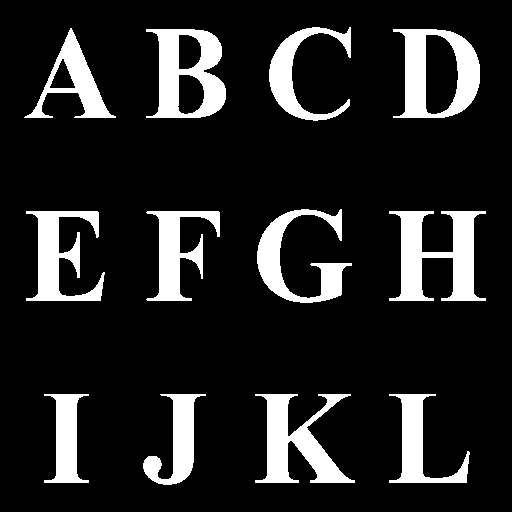
#> input picture 15_thinning/images/abc.bmp, 512 x 512 px
$ python 4_skeletonization.py
#> lines starting #> are read from the running program, lines starting #| are printed output that depends on the picture; after the words box and inside, x2 and y2 are one past the last pixel; in counts of white or black regions, pixels touching at a corner belong together
#> in main, `img  = cv2.imread("./images/abc.bmp", -1)`: img: shape (512, 512); 14% white; 12 white regions, largest, box (x1, y1, x2, y2) and area: (389, 211, 486, 301) 4355, (146, 29, 226, 118) 3936, (393, 29, 480, 118) 3876
import numpy as np
import cv2

def skeletonization(f):
    nr, nc = f.shape[:2]
#> nr = 512; nc = 512
    temp = f.copy()
    g = f.copy()
    change = True
    step = 1
    while change:
        change = False
        if step == 1:
            for x in range(1, nr):
                for y in range(1, nc):
                    p = [False] * 10
                    if temp[x,y] != 0:
                        if temp[x-1,y]   != 0:  p[2] = True
                        if temp[x-1,y+1] != 0:  p[3] = True
                        if temp[x,y+1]   != 0:  p[4] = True
                        if temp[x+1,y+1] != 0:  p[5] = True
                        if temp[x+1,y]   != 0:  p[6] = True
                        if temp[x+1,y-1] != 0:  p[7] = True
                        if temp[x,y-1]   != 0:  p[8] = True
                        if temp[x-1,y-1] != 0:  p[9] = True
                        N = 0
                        for k in range(2, 10):
                            if p[k] == True:
                                N += 1
                        T = 0
                        for k in range(2, 9):
                            if p[k] == False and p[k + 1] == True:
                                T += 1
                        if p[9] == False and p[2] == True:
                            T += 1
                        if ((N >= 2 and N <= 6) and (T == 1) and
                           ((p[2] and p[4] and p[6]) == False) and
                           ((p[4] and p[6] and p[8]) == False)):
                            g[x,y] = 0
                            change = True
        if step == 2:
            for x in range(1, nr):
                for y in range(1, nc):
                    p = [False] * 10
                    if temp[x,y] != 0:
                        if temp[x-1,y]   != 0:  p[2] = True
                        if temp[x-1,y+1] != 0:  p[3] = True
                        if temp[x,y+1]   != 0:  p[4] = True
                        if temp[x+1,y+1] != 0:  p[5] = True
                        if temp[x+1,y]   != 0:  p[6] = True
                        if temp[x+1,y-1] != 0:  p[7] = True
                        if temp[x,y-1]   != 0:  p[8] = True
                        if temp[x-1,y-1] != 0:  p[9] = True
                        N = 0
                        for k in range(2, 10):
                            if p[k] == True:
                                N += 1
                        T = 0
                        for k in range(2, 9):
                            if p[k] == False and p[k + 1] == True:
                                T += 1
                        if p[9] == False and p[2] == True:
                            T += 1
                        if ((N >= 2 and N <= 6) and (T == 1) and
                           ((p[2] and p[4] and p[8] ) == False) and
                           ((p[2] and p[6] and p[8] ) == False)):
                            g[x,y] = 0
                            change = True
        temp = g.copy()
        if step == 1:  step = 2
        else:          step = 1
#> this loop made 22 passes
#> pass 1, in skeletonization, `temp = g.copy()`:
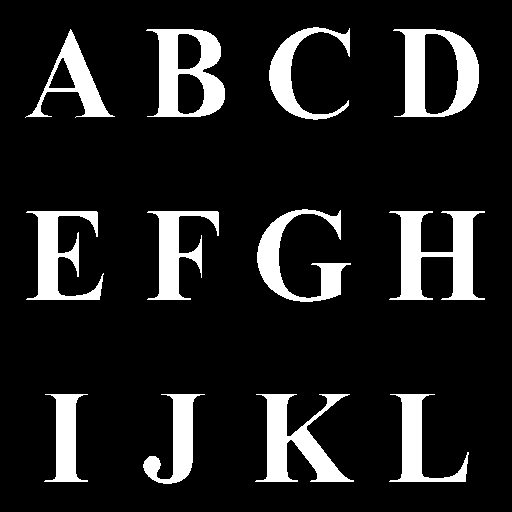
#> temp: shape (512, 512); 12.7% white; 12 white regions, largest, box (x1, y1, x2, y2) and area: (389, 211, 485, 300) 4013, (146, 29, 225, 117) 3617, (393, 29, 479, 117) 3580
#> pass 2, in skeletonization, `temp = g.copy()`:
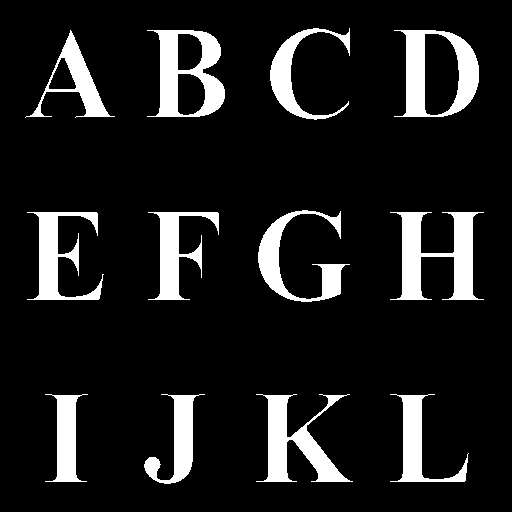
#> temp: shape (512, 512); 11.5% white; 12 white regions, largest, box (x1, y1, x2, y2) and area: (390, 212, 484, 300) 3670, (147, 30, 225, 117) 3300, (394, 30, 479, 117) 3285
#> pass 3, in skeletonization, `temp = g.copy()`:
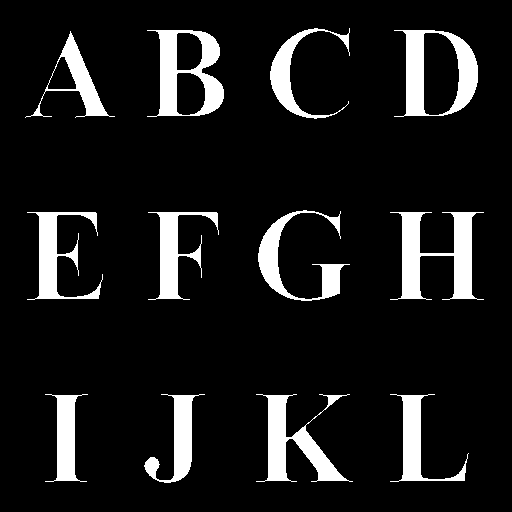
#> temp: shape (512, 512); 10.3% white; 12 white regions, largest, box (x1, y1, x2, y2) and area: (390, 212, 484, 300) 3392, (394, 30, 478, 117) 3009, (147, 30, 224, 117) 2996
#> after the loop:
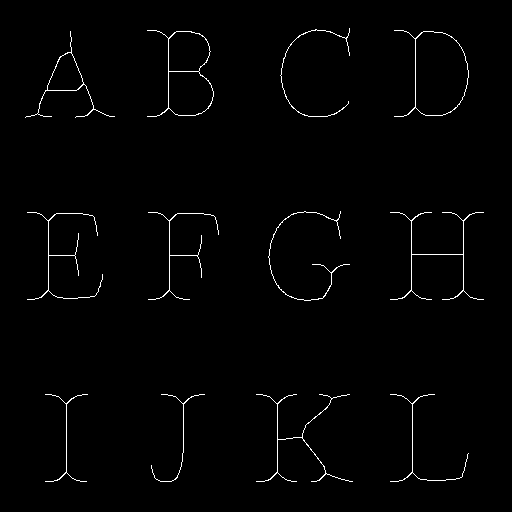
#> g: shape (512, 512); 1.2% white in thin lines or dots, all inside (x1, y1, x2, y2) = (25, 28, 484, 482)
    return g

def main():
    img  = cv2.imread("./images/abc.bmp", -1)
    img2 = skeletonization(img)
    cv2.imshow("Original Image", img)
    cv2.imshow("Skeletonization", img2)
    cv2.waitKey(0)

main()
